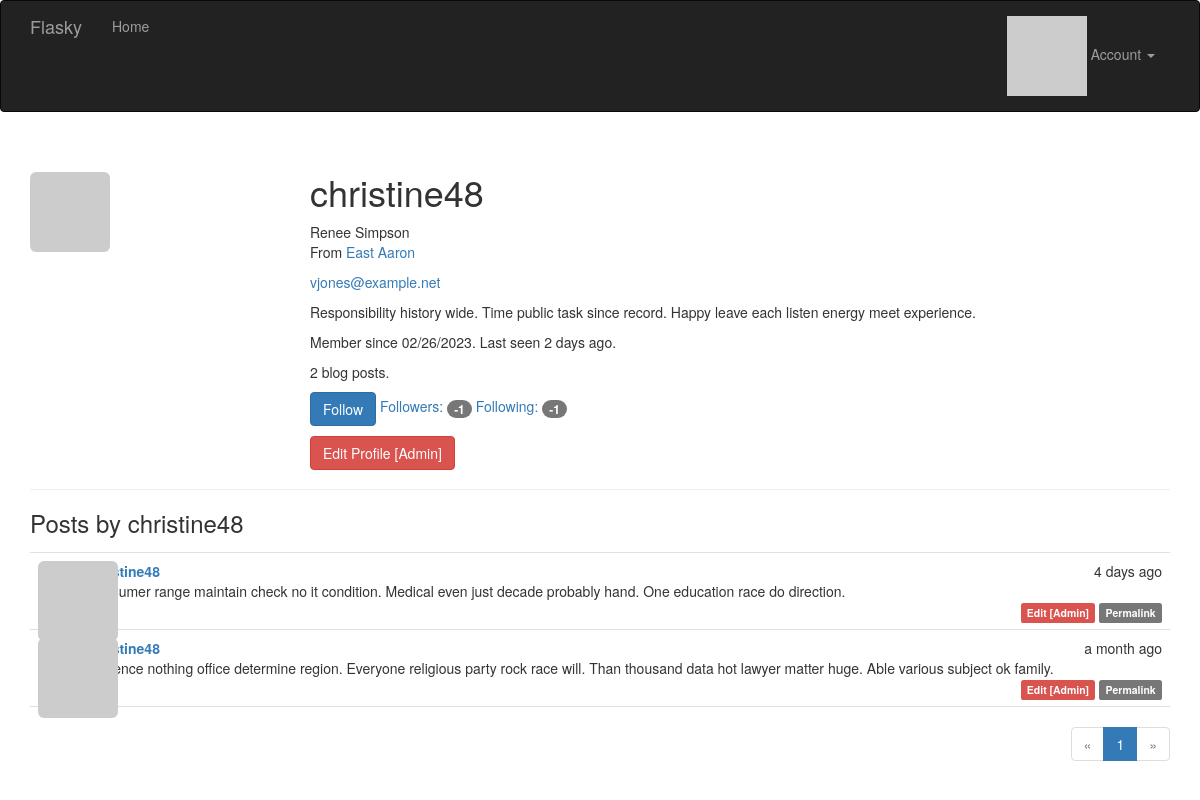
Page /user/christine48 (signed in) on the earlier database version.
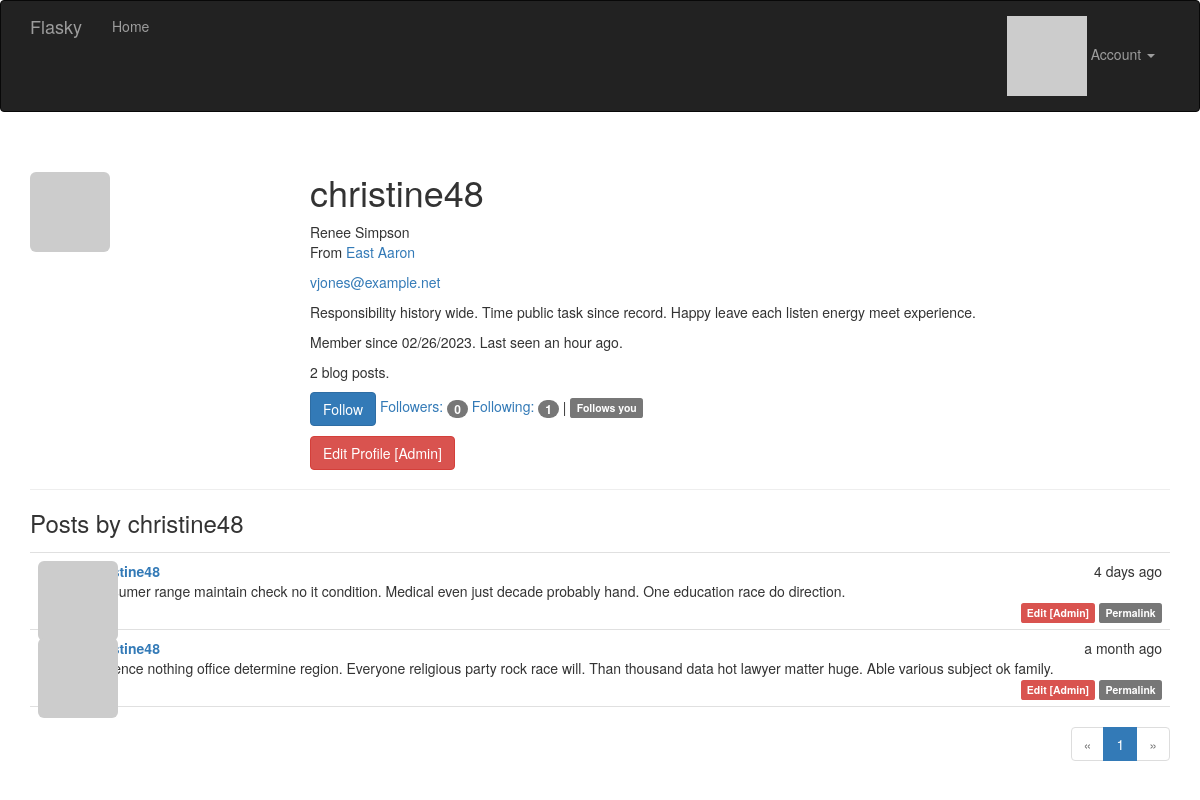
Same page on the later database version.
### app/models.py (models this page shows, shortened)
class User(UserMixin, db.Model):
    __tablename__ = 'users'
    id = db.Column(db.Integer, primary_key=True)
    email = db.Column(db.String(64), unique=True, index=True)
    username = db.Column(db.String(64), unique=True, index=True)
    password_hash = db.Column(db.String(128))
    role_id = db.Column(db.Integer, db.ForeignKey('roles.id'))
    confirmed = db.Column(db.Boolean, default=False)
    name = db.Column(db.String(64))
    location = db.Column(db.String(64))
    about_me = db.Column(db.Text())
    member_since = db.Column(db.DateTime(), default=datetime.utcnow)
    last_seen = db.Column(db.DateTime(), default=datetime.utcnow)
    avatar_hash = db.Column(db.String(32))
    posts = db.relationship('Post', backref='author', lazy='dynamic')
    followed = db.relationship('Follow',
                               foreign_keys=[Follow.follower_id],
                               backref=db.backref('follower', lazy='joined'),
                               lazy='dynamic',
                               cascade='all, delete-orphan')
    followers = db.relationship('Follow',
                                foreign_keys=[Follow.followed_id],
                                backref=db.backref('followed', lazy='joined'),
                                lazy='dynamic',
                                cascade='all, delete-orphan')
    @property
    def password(self):
        raise AttributeError('password is not a readable attribute')
    def ping(self):
        self.last_seen = datetime.utcnow()
        db.session.add(self)
        db.session.commit()
    def can(self, perm):
        return self.role is not None and self.role.has_permission(perm)
    def is_administrator(self):
        return self.can(Permission.ADMIN)
    def gravatar(self, size=100, default='identicon', rating='g'):
        url = 'https://secure.gravatar.com/avatar'
        hash = hashlib.md5(self.email.lower().encode('utf-8')).hexdigest()
        return '{url}/{hash}?s={size}&d={default}&r={rating}'.format(
            url=url, hash=hash, size=size, default=default, rating=rating)
    def is_following(self, user):
        if user.id is None:
            return False
        return self.followed.filter_by(
            followed_id=user.id).first() is not None

class Post(db.Model):
    __tablename__ = 'posts'
    id = db.Column(db.Integer, primary_key=True)
    body = db.Column(db.Text)
    body_html = db.Column(db.Text)
    timestamp = db.Column(db.DateTime, index=True, default=datetime.utcnow)
    author_id = db.Column(db.Integer, db.ForeignKey('users.id'))

### app/main/views.py (the view)
@main.route('/user/<username>')
def user(username):
    user = User.query.filter_by(username=username).first_or_404()
    page = request.args.get('page', 1, type=int)
    pagination = user.posts.order_by(Post.timestamp.desc()).paginate(
        page=page, per_page=current_app.config['FLASKY_POSTS_PER_PAGE'],
        error_out=False)
    posts = pagination.items
    return render_template('user.html', user=user, posts=posts,
                           pagination=pagination)

### app/auth/views.py (called while the page is built)
@auth.before_app_request
def before_request():
    if current_user.is_authenticated:
        current_user.ping()
        if not current_user.confirmed \
                and request.endpoint \
                and request.blueprint != 'auth' \
                and request.endpoint != 'static':
            return redirect(url_for('auth.unconfirmed'))

### app/main/__init__.py (called while the page is built)
@main.app_context_processor
def inject_permissions():
    return dict(Permission=Permission)

### app/models.py (called while the page is built)
@login_manager.user_loader
def load_user(user_id):
    return User.query.get(int(user_id))

    def has_permission(self, perm):
        return self.permissions & perm == perm

### app/templates/user.html (shortened to what this page needs)
{% extends "base.html" %}
{% import "_macros.html" as macros %}
{% block page_content %}
<div class="page-header">
    <img class="img-rounded profile-thumbnail" src="{{ user.gravatar(size=256) }}">
    <div class="profile-header">
        <h1>{{ user.username }}</h1>
        {% if user.name or user.location %}
        <p>
            {% if user.name %}{{ user.name }}<br>{% endif %}
            {% if user.location %}
                From <a href="http://maps.google.com/?q={{ user.location }}">
                    {{ user.location }}
                </a>
                <br>
            {% endif %}
        </p>
        {% endif %}
        {% if current_user.is_administrator() %}
        <p><a href="mailto:{{ user.email }}">{{ user.email }}</a></p>
        {% endif %}
        {% if user.about_me %}<p>{{ user.about_me }}</p>{% endif %}
        <p>
            Member since {{ moment(user.member_since).format('L') }}.
            Last seen {{ moment(user.last_seen).fromNow() }}.
        </p>
        <p>{{ user.posts.count() }} blog posts.</p>
        <p>
            {% if current_user.can(Permission.FOLLOW) and user != current_user %}
                {% if not current_user.is_following(user) %}
                <a href="{{ url_for('.follow', username=user.username) }}" class="btn btn-primary">Follow</a>
                {% else %}
                <a href="{{ url_for('.unfollow', username=user.username) }}" class="btn btn-default">Unfollow</a>
                {% endif %}
            {% endif %}
            <a href="{{ url_for('.followers', username=user.username) }}">Followers: <span class="badge">{{ user.followers.count() - 1 }}</span></a>
            <a href="{{ url_for('.followed_by', username=user.username) }}">Following: <span class="badge">{{ user.followed.count() - 1 }}</span></a>
            {% if current_user.is_authenticated and user != current_user and user.is_following(current_user) %}
            | <span class="label label-default">Follows you</span>
            {% endif %}
        </p>
        <p>
            {% if current_user.is_administrator() %}
            <a class="btn btn-danger"
                href="{{ url_for('.edit_profile_admin', id=user.id) }}">
                Edit Profile [Admin]
            </a>
            {% endif %}
        </p>
    </div>
</div>
<h3>Posts by {{ user.username }}</h3>
{% include '_posts.html' %}
{% if pagination %}
<div class="pagination">
    {{ macros.pagination_widget(pagination, '.user', username=user.username) }}
</div>
{% endif %}
{% endblock %}

### app/templates/base.html (shortened to what this page needs)
{% extends "bootstrap/base.html" %}
{% block head %}
{{ super() }}
<link rel="stylesheet" type="text/css" href="{{ url_for('static', filename='styles.css') }}">
{% endblock %}
{% block navbar %}
<div class="navbar navbar-inverse" role="navigation">
    <div class="container">
        <div class="navbar-header">
            <a class="navbar-brand" href="{{ url_for('main.index') }}">Flasky</a>
        </div>
        <div class="navbar-collapse collapse">
            <ul class="nav navbar-nav">
                <li><a href="{{ url_for('main.index') }}">Home</a></li>
            </ul>
            <ul class="nav navbar-nav navbar-right">
                {% if current_user.is_authenticated %}
                <li class="dropdown">
                    <a href="#" class="dropdown-toggle" data-toggle="dropdown">
                        <img src="{{ current_user.gravatar(size=18) }}">
                        Account <b class="caret"></b>
                    </a>
                </li>
                {% else %}
                <li><a href="{{ url_for('auth.login') }}">Log In</a></li>
                {% endif %}
            </ul>
        </div>
    </div>
</div>
{% endblock %}
{% block content %}
<div class="container">
    {% block page_content %}{% endblock %}
</div>
{% endblock %}

### app/templates/_macros.html
{% macro pagination_widget(pagination, endpoint) %}
<ul class="pagination">
    <li{% if not pagination.has_prev %} class="disabled"{% endif %}>
        <a href="{% if pagination.has_prev %}{{ url_for(endpoint, page=pagination.prev_num, **kwargs) }}{% else %}#{% endif %}">
            &laquo;
        </a>
    </li>
    {% for p in pagination.iter_pages() %}
        {% if p %}
            {% if p == pagination.page %}
            <li class="active">
                <a href="{{ url_for(endpoint, page = p, **kwargs) }}">{{ p }}</a>
            </li>
            {% else %}
            <li>
                <a href="{{ url_for(endpoint, page = p, **kwargs) }}">{{ p }}</a>
            </li>
            {% endif %}
        {% else %}
        <li class="disabled"><a href="#">&hellip;</a></li>
        {% endif %}
    {% endfor %}
    <li{% if not pagination.has_next %} class="disabled"{% endif %}>
        <a href="{% if pagination.has_next %}{{ url_for(endpoint, page=pagination.next_num, **kwargs) }}{% else %}#{% endif %}">
            &raquo;
        </a>
    </li>
</ul>
{% endmacro %}

### app/templates/_posts.html
<ul class="posts">
    {% for post in posts %}
    <li class="post">
        <div class="post-thumbnail">
            <a href="{{ url_for('.user', username=post.author.username) }}">
                <img class="img-rounded profile-thumbnail"
                    src="{{ post.author.gravatar(size=40) }}">
            </a>
        </div>
        <div class="post-content">
            <div class="post-date">{{ moment(post.timestamp).fromNow() }}</div>
            <div class="post-author">
                <a href="{{ url_for('.user', username=post.author.username) }}">
                    {{ post.author.username }}
                </a>
            </div>
            <div class="post-body">
                {% if post.body_html %}
                    {{ post.body_html | safe }}
                {% else %}
                    {{ post.body }}
                {% endif %}
            </div>
            <div class="post-footer">
                {% if current_user == post.author %}
                <a href="{{ url_for('.edit', id=post.id) }}">
                    <span class="label label-primary">Edit</span>
                </a>
                {% elif current_user.is_administrator() %}
                <a href="{{ url_for('.edit', id=post.id) }}">
                    <span class="label label-danger">Edit [Admin]</span>
                </a>
                {% endif %}
                <a href="{{ url_for('.post', id=post.id) }}">
                    <span class="label label-default">Permalink</span>
                </a>
            </div>
        </div>
    </li>
    {% endfor %}
</ul>

### app/static/styles.css (style rules this page uses)
.profile-thumbnail { position: absolute; }
.profile-header { min-height: 260px; margin-left: 280px; }
ul.posts { list-style-type: none; padding: 0px; margin: 16px 0px 0px 0px; border-top: 1px solid #e0e0e0; }
ul.posts li.post { padding: 8px; border-bottom: 1px solid #e0e0e0; }
div.post-date { float: right; }
div.post-author { font-weight: bold; }
div.post-thumbnail { position: absolute; }
div.post-content { margin-left: 48px; min-height: 48px; }
div.post-footer { text-align: right; }
div.pagination { width: 100%; text-align: right; padding: 0px; margin: 0px; }

Differences in the rows shown:
changed User "christine48": last_seen "2 days ago" → "an hour ago"
Other differences:
{{ user.followers.count() - 1 }}: "-1" → "0"
{{ user.followed.count() - 1 }}: "-1" → "1"
text now shown: "| Follows you"
